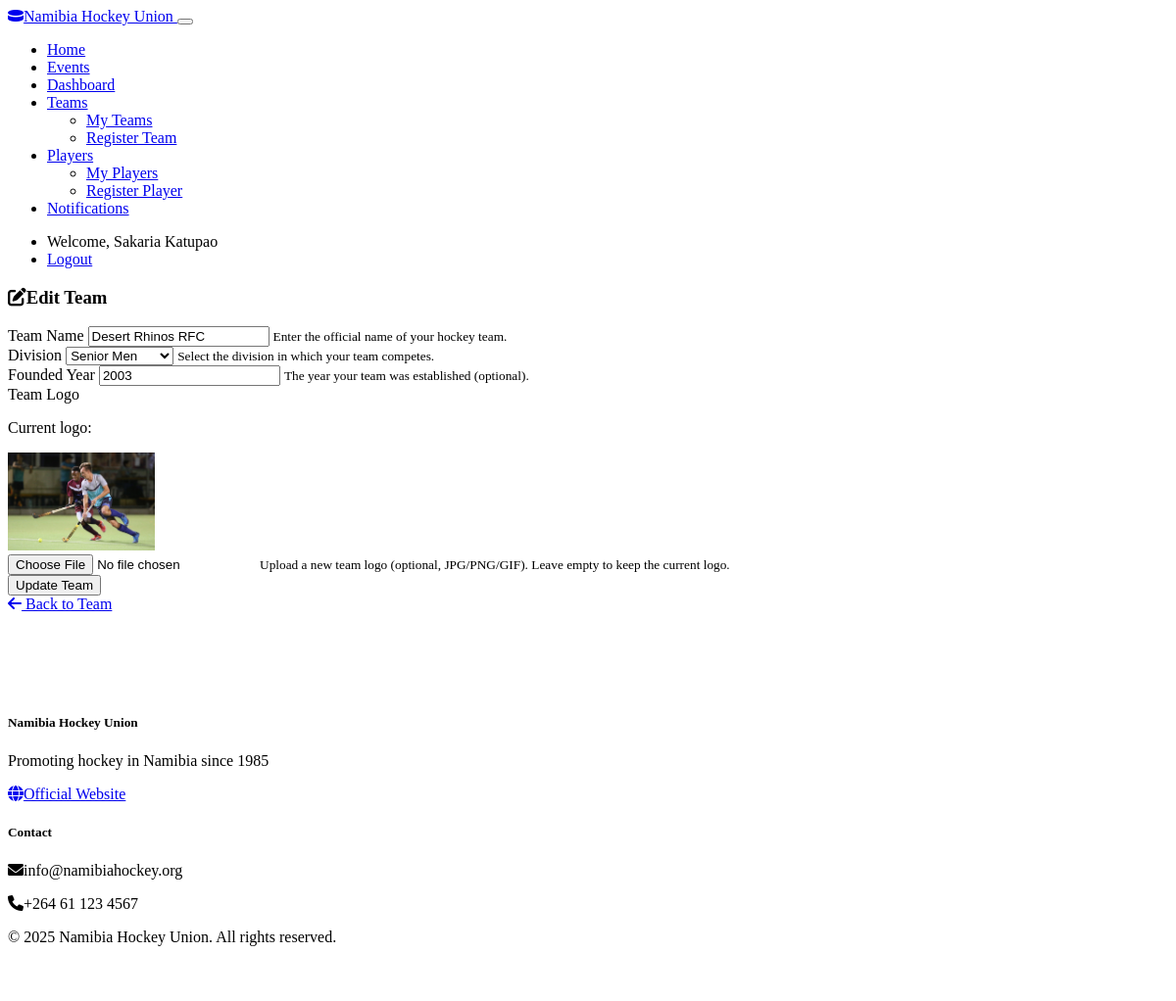
The page /teams/1/edit (signed in) on the database its author committed.
### models.py (models this page shows, shortened)
class User(UserMixin, db.Model):
    id = db.Column(db.Integer, primary_key=True)
    username = db.Column(db.String(64), unique=True, nullable=False)
    email = db.Column(db.String(120), unique=True, nullable=False)
    password_hash = db.Column(db.String(256), nullable=False)
    is_admin = db.Column(db.Boolean, default=False)
    teams = db.relationship('Team', backref='manager', lazy=True)

class Team(db.Model):
    id = db.Column(db.Integer, primary_key=True)
    name = db.Column(db.String(100), nullable=False)
    division = db.Column(db.String(50), nullable=False)
    founded_year = db.Column(db.Integer)
    manager_id = db.Column(db.Integer, db.ForeignKey('user.id'), nullable=False)
    logo_url = db.Column(db.String(256))
    created_at = db.Column(db.DateTime, default=datetime.utcnow)
    players = db.relationship('Player', secondary=player_team, lazy='subquery',
                            backref=db.backref('teams', lazy=True))
    events = db.relationship('Event', secondary=team_event, lazy='subquery',
                           backref=db.backref('teams', lazy=True))

### routes.py (the view, shortened to what this page needs)
@app.route('/teams/<int:team_id>/edit', methods=['GET', 'POST'])
@login_required
def edit_team(team_id):
    now = datetime.utcnow()
    team = Team.query.get_or_404(team_id)
    if team.manager_id != current_user.id and not current_user.is_admin:
        flash('You do not have permission to edit this team.', 'danger')
        return redirect(url_for('team_list'))
    form = TeamRegistrationForm()
    if request.method == 'GET':
        form.name.data = team.name
        form.division.data = team.division
        form.founded_year.data = team.founded_year
    return render_template('edit_team.html', form=form, team=team, now=now)

### forms.py (shortened to what this page needs)
class TeamRegistrationForm(FlaskForm):
    name = StringField('Team Name', validators=[DataRequired(), Length(max=100)])
    division = SelectField('Division', choices=[
        ('senior_men', 'Senior Men'),
        ('senior_women', 'Senior Women'),
        ('junior_boys', 'Junior Boys'),
        ('junior_girls', 'Junior Girls')
    ], validators=[DataRequired()])
    founded_year = IntegerField('Founded Year', validators=[Optional()])
    logo = FileField('Team Logo', validators=[
        Optional(),
        FileAllowed(['jpg', 'png', 'jpeg', 'gif'], 'Images only!')
    ])
    submit = SubmitField('Register Team')

### models.py (called while the page is built)
@login_manager.user_loader
def load_user(user_id):
    return User.query.get(int(user_id))

### templates/edit_team.html (shortened to what this page needs)
{% extends "base.html" %}
{% block content %}
<div class="row">
    <div class="col-md-8 offset-md-2">
        <div class="card">
            <div class="card-header bg-primary text-white">
                <h3 class="mb-0"><i class="fas fa-edit me-2"></i>Edit Team</h3>
            </div>
            <div class="card-body">
                <form method="POST" action="" enctype="multipart/form-data">
                    <div class="mb-3">
                        {{ form.name.label(class="form-label") }}
                        {% if form.name.errors %}
                            {{ form.name(class="form-control is-invalid") }}
                            <div class="invalid-feedback">
                                {% for error in form.name.errors %}
                                    {{ error }}
                                {% endfor %}
                            </div>
                        {% else %}
                            {{ form.name(class="form-control") }}
                        {% endif %}
                        <small class="form-text text-muted">Enter the official name of your hockey team.</small>
                    </div>
                    <div class="mb-3">
                        {{ form.division.label(class="form-label") }}
                        {% if form.division.errors %}
                            {{ form.division(class="form-select is-invalid") }}
                            <div class="invalid-feedback">
                                {% for error in form.division.errors %}
                                    {{ error }}
                                {% endfor %}
                            </div>
                        {% else %}
                            {{ form.division(class="form-select") }}
                        {% endif %}
                        <small class="form-text text-muted">Select the division in which your team competes.</small>
                    </div>
                    <div class="mb-3">
                        {{ form.founded_year.label(class="form-label") }}
                        {% if form.founded_year.errors %}
                            {{ form.founded_year(class="form-control is-invalid") }}
                            <div class="invalid-feedback">
                                {% for error in form.founded_year.errors %}
                                    {{ error }}
                                {% endfor %}
                            </div>
                        {% else %}
                            {{ form.founded_year(class="form-control") }}
                        {% endif %}
                        <small class="form-text text-muted">The year your team was established (optional).</small>
                    </div>
                    <div class="mb-4">
                        {{ form.logo.label(class="form-label") }}
                        {% if team.logo_url %}
                        <div class="mb-3">
                            <p class="text-muted mb-2">Current logo:</p>
                            <img src="{{ team.logo_url }}" alt="{{ team.name }} Logo" class="img-thumbnail" style="max-height: 100px;">
                        </div>
                        {% endif %}
                        {% if form.logo.errors %}
                            {{ form.logo(class="form-control is-invalid") }}
                            <div class="invalid-feedback">
                                {% for error in form.logo.errors %}
                                    {{ error }}
                                {% endfor %}
                            </div>
                        {% else %}
                            {{ form.logo(class="form-control") }}
                        {% endif %}
                        <small class="form-text text-muted">Upload a new team logo (optional, JPG/PNG/GIF). Leave empty to keep the current logo.</small>
                    </div>
                    <div class="d-grid gap-2">
                        {{ form.submit(class="btn btn-primary", value="Update Team") }}
                    </div>
                </form>
            </div>
            <div class="card-footer">
                <a href="{{ url_for('team_details', team_id=team.id) }}" class="btn btn-outline-secondary">
                    <i class="fas fa-arrow-left me-1"></i> Back to Team
                </a>
            </div>
        </div>
    </div>
</div>
{% endblock %}

### templates/base.html (shortened to what this page needs)
<!DOCTYPE html>
<html lang="en" data-bs-theme="dark">
<head>
    <link rel="stylesheet" href="https://cdn.replit.com/agent/bootstrap-agent-dark-theme.min.css">
    <link rel="stylesheet" href="https://cdnjs.cloudflare.com/ajax/libs/font-awesome/6.0.0-beta3/css/all.min.css">
    <link rel="stylesheet" href="{{ url_for('static', filename='css/custom.css') }}">
</head>
<body>
    <header>
        <nav class="navbar navbar-expand-lg navbar-dark bg-dark">
            <div class="container">
                <a class="navbar-brand" href="{{ url_for('index') }}">
                    <i class="fas fa-hockey-puck me-2"></i>Namibia Hockey Union
                </a>
                <button class="navbar-toggler" type="button" data-bs-toggle="collapse" data-bs-target="#navbarNav"
                        aria-controls="navbarNav" aria-expanded="false" aria-label="Toggle navigation">
                </button>
                <div class="collapse navbar-collapse" id="navbarNav">
                    <ul class="navbar-nav me-auto">
                        <li class="nav-item">
                            <a class="nav-link" href="{{ url_for('index') }}">Home</a>
                        </li>
                        <li class="nav-item">
                            <a class="nav-link" href="{{ url_for('event_list') }}">Events</a>
                        </li>
                        {% if current_user.is_authenticated %}
                        <li class="nav-item">
                            <a class="nav-link" href="{{ url_for('dashboard') }}">Dashboard</a>
                        </li>
                        <li class="nav-item dropdown">
                            <a class="nav-link dropdown-toggle" href="#" id="teamDropdown" role="button"
                               data-bs-toggle="dropdown" aria-expanded="false">
                                Teams
                            </a>
                            <ul class="dropdown-menu" aria-labelledby="teamDropdown">
                                <li><a class="dropdown-item" href="{{ url_for('team_list') }}">My Teams</a></li>
                                <li><a class="dropdown-item" href="{{ url_for('register_team') }}">Register Team</a></li>
                            </ul>
                        </li>
                        <li class="nav-item dropdown">
                            <a class="nav-link dropdown-toggle" href="#" id="playerDropdown" role="button"
                               data-bs-toggle="dropdown" aria-expanded="false">
                                Players
                            </a>
                            <ul class="dropdown-menu" aria-labelledby="playerDropdown">
                                <li><a class="dropdown-item" href="{{ url_for('player_list') }}">My Players</a></li>
                                <li><a class="dropdown-item" href="{{ url_for('register_player') }}">Register Player</a></li>
                            </ul>
                        </li>
                        <li class="nav-item">
                            <a class="nav-link" href="{{ url_for('notifications') }}">Notifications</a>
                        </li>
                        {% endif %}
                    </ul>
                    <ul class="navbar-nav">
                        {% if current_user.is_authenticated %}
                        <li class="nav-item">
                            <span class="nav-link">Welcome, {{ current_user.username }}</span>
                        </li>
                        <li class="nav-item">
                            <a class="nav-link" href="{{ url_for('logout') }}">Logout</a>
                        </li>
                        {% endif %}
                    </ul>
                </div>
            </div>
        </nav>
    </header>
    <main class="container py-4">
        {% block content %}{% endblock %}
    </main>
    <footer class="bg-dark text-light py-4 mt-5">
        <div class="container">
            <div class="row">
                <div class="col-md-6">
                    <h5>Namibia Hockey Union</h5>
                    <p>Promoting hockey in Namibia since 1985</p>
                    <p>
                        <a href="https://namibiahockey.org" class="text-light" target="_blank">
                            <i class="fas fa-globe me-2"></i>Official Website
                        </a>
                    </p>
                </div>
                <div class="col-md-6 text-md-end">
                    <h5>Contact</h5>
                    <p><i class="fas fa-envelope me-2"></i>info@namibiahockey.org</p>
                    <p><i class="fas fa-phone me-2"></i>+264 61 123 4567</p>
                </div>
            </div>
            <div class="row mt-3">
                <div class="col-12 text-center">
                    <p class="mb-0">&copy; {{ now.year }} Namibia Hockey Union. All rights reserved.</p>
                </div>
            </div>
        </div>
    </footer>
</body>
</html>

### static/css/custom.css (style rules this page uses)
footer { margin-top: 3rem; padding-top: 2rem; padding-bottom: 2rem; border-top: 1px solid rgba(255, 255, 255, 0.1); }

### rows shown on the page
User: username "Sakaria Katupao"
Team: name "Desert Rhinos RFC", division "Senior Men", founded_year "2003", logo_url (picture)
